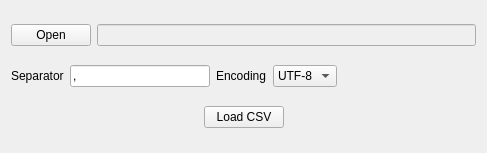
<?xml version="1.0" encoding="UTF-8"?>
<ui version="4.0">
 <class>file_open_csv_widget</class>
 <widget class="QWidget" name="file_open_csv_widget">
  <property name="geometry">
   <rect>
    <x>0</x>
    <y>0</y>
    <width>487</width>
    <height>153</height>
   </rect>
  </property>
  <property name="windowTitle">
   <string>Form</string>
  </property>
  <layout class="QVBoxLayout" name="verticalLayout">
   <item>
    <layout class="QHBoxLayout" name="horizontalLayout">
     <item>
      <widget class="QPushButton" name="file_btn_open">
       <property name="text">
        <string>Open</string>
       </property>
      </widget>
     </item>
     <item>
      <widget class="QLineEdit" name="file_txt_filename">
       <property name="enabled">
        <bool>false</bool>
       </property>
      </widget>
     </item>
    </layout>
   </item>
   <item>
    <layout class="QHBoxLayout" name="horizontalLayout_2">
     <item>
      <widget class="QLabel" name="file_label_separator">
       <property name="text">
        <string>Separator</string>
       </property>
      </widget>
     </item>
     <item>
      <widget class="QLineEdit" name="file_txt_sep">
       <property name="text">
        <string>,</string>
       </property>
      </widget>
     </item>
     <item>
      <widget class="QLabel" name="file_label_encoding">
       <property name="sizePolicy">
        <sizepolicy hsizetype="Fixed" vsizetype="Preferred">
         <horstretch>0</horstretch>
         <verstretch>0</verstretch>
        </sizepolicy>
       </property>
       <property name="text">
        <string>Encoding</string>
       </property>
      </widget>
     </item>
     <item>
      <widget class="QComboBox" name="file_cb_encoding">
       <item>
        <property name="text">
         <string>UTF-8</string>
        </property>
       </item>
       <item>
        <property name="text">
         <string>ANSI</string>
        </property>
       </item>
      </widget>
     </item>
     <item>
      <spacer name="horizontalSpacer">
       <property name="orientation">
        <enum>Qt::Horizontal</enum>
       </property>
       <property name="sizeHint" stdset="0">
        <size>
         <width>40</width>
         <height>20</height>
        </size>
       </property>
      </spacer>
     </item>
    </layout>
   </item>
   <item>
    <layout class="QHBoxLayout" name="horizontalLayout_3">
     <item>
      <spacer name="horizontalSpacer_2">
       <property name="orientation">
        <enum>Qt::Horizontal</enum>
       </property>
       <property name="sizeHint" stdset="0">
        <size>
         <width>40</width>
         <height>20</height>
        </size>
       </property>
      </spacer>
     </item>
     <item>
      <widget class="QPushButton" name="file_btn_loadcsv">
       <property name="text">
        <string>Load CSV</string>
       </property>
      </widget>
     </item>
     <item>
      <spacer name="horizontalSpacer_3">
       <property name="orientation">
        <enum>Qt::Horizontal</enum>
       </property>
       <property name="sizeHint" stdset="0">
        <size>
         <width>40</width>
         <height>20</height>
        </size>
       </property>
      </spacer>
     </item>
    </layout>
   </item>
  </layout>
 </widget>
 <resources/>
 <connections/>
</ui>
